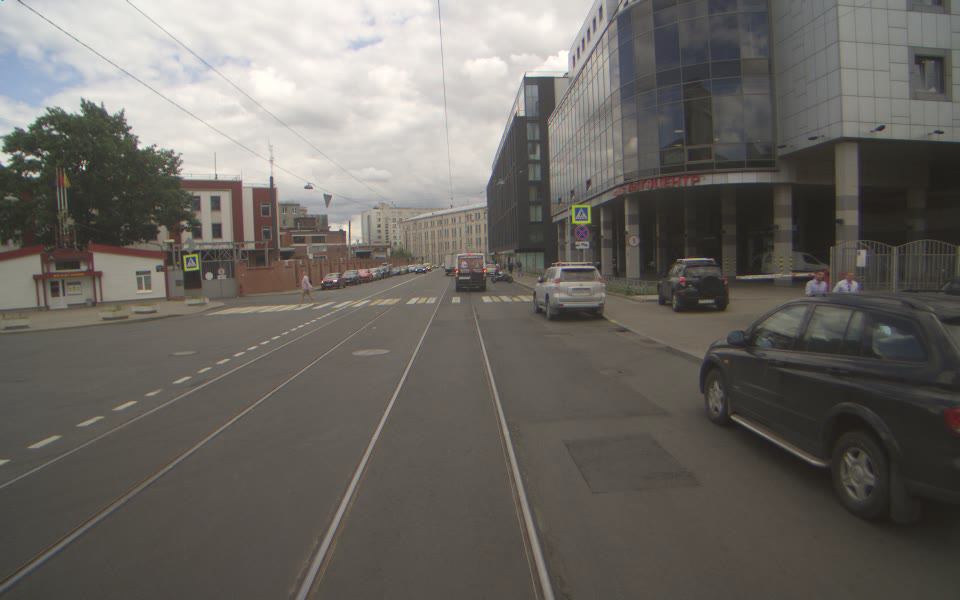
#> input picture data/road.png, 960 x 600 px, found by its file name
$ python task2.py
#> lines starting #> are read from the running program, lines starting #| are printed output that depends on the picture; pictures that were not available may be replaced by others from this repository, and a replacement may not be noted
import cv2
import numpy as np

def getMatrixHomography(pathImg1, pathImg2):
	# Загрузка изображений
#> called with pathImg1 = './data/road.png', pathImg2 = './data/output.png'
	img1 = cv2.imread(pathImg1)
#> img1 is the input picture: shape (600, 960, 3); mean B, G, R 98.6, 103.6, 107.5
	img2 = cv2.imread(pathImg2)
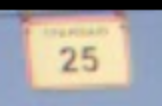
#> input picture Module_4a/data_table25/template.png, 162 x 106 px, given in place of output.png, which was not available
#> img2 is the input picture: shape (106, 162, 3); mean B, G, R 162, 164.9, 169.2

	# Перевод в серое
	gray1 = cv2.cvtColor(img1, cv2.COLOR_BGR2GRAY)
	gray2 = cv2.cvtColor(img2, cv2.COLOR_BGR2GRAY)
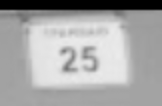
#> gray2: shape (106, 162); min 0, max 235, mean 165.9

	# Обнаружение ключевых точек и их дескрипторов
	sift = cv2.SIFT_create()
	kp1, des1 = sift.detectAndCompute(gray1, None)
#> kp1 = 1204 keypoints; strongest (x, y, size): (84, 168, 2), (36, 175, 4.6), (30, 157, 4.2), (54, 132, 2.9)
	kp2, des2 = sift.detectAndCompute(gray2, None)
#> kp2 = 21 keypoints; strongest (x, y, size): (48, 40, 33.7), (67, 68, 6.7), (64, 51, 4.3), (94, 68, 5)

	# Сопоставление точек
	matcher = cv2.DescriptorMatcher_create(cv2.DescriptorMatcher_FLANNBASED)
	matches = matcher.match(des1, des2)
#> matches = 1204 matches

	# Сортировка сопоставлений по расстоянию между дескрипторами
	matches = sorted(matches, key=lambda x: x.distance)

	# Определение характеристик RANSAC
	ransacReprojThreshold = 5.0
	maxIters = 2000
	confidence = 0.995

	# Выбор лучших сопоставлений при помощи метода RANSAC
	src_pts = np.float32([kp1[m.queryIdx].pt for m in matches]).reshape(-1, 1, 2)
#> src_pts = 1204 rows, first 8: [137, 312.4], [37.48, 294.3], [214, 243.9], [31.63, 127.8], [209.7, 243.7], [833.4, 243.9], [550.8, 117.7], [312, 225.4]
	dst_pts = np.float32([kp2[m.trainIdx].pt for m in matches]).reshape(-1, 1, 2)
#> dst_pts = 1204 rows, first 8: [90.81, 32.23], [71.32, 31.95], [90.81, 32.23], [27.07, 31.63], [71.32, 31.95], [122.3, 26.67], [122.3, 26.67], [122.3, 26.67]
	M, mask = cv2.findHomography(src_pts, dst_pts, cv2.RANSAC, ransacReprojThreshold)
#> M = [[-0.0356, -0.3, 79.82], [-0.035, -0.295, 78.49], [-0.000446, -0.00376, 1]]; mask = 1204 values, max 1 at index 28, min 0 at index 0, mean 0.154

	# Удаление выбросов
	matchesMask = mask.ravel().tolist()
#> matchesMask has the same summary as mask
	good = []
	for i, match in enumerate(matches):
		if matchesMask[i]:
			good.append(match)
#> after the loop, good = 186 matches

	# Отображение сопоставлений
	img3 = cv2.drawMatches(img1, kp1, img2, kp2, good, None, flags=cv2.DrawMatchesFlags_NOT_DRAW_SINGLE_POINTS)
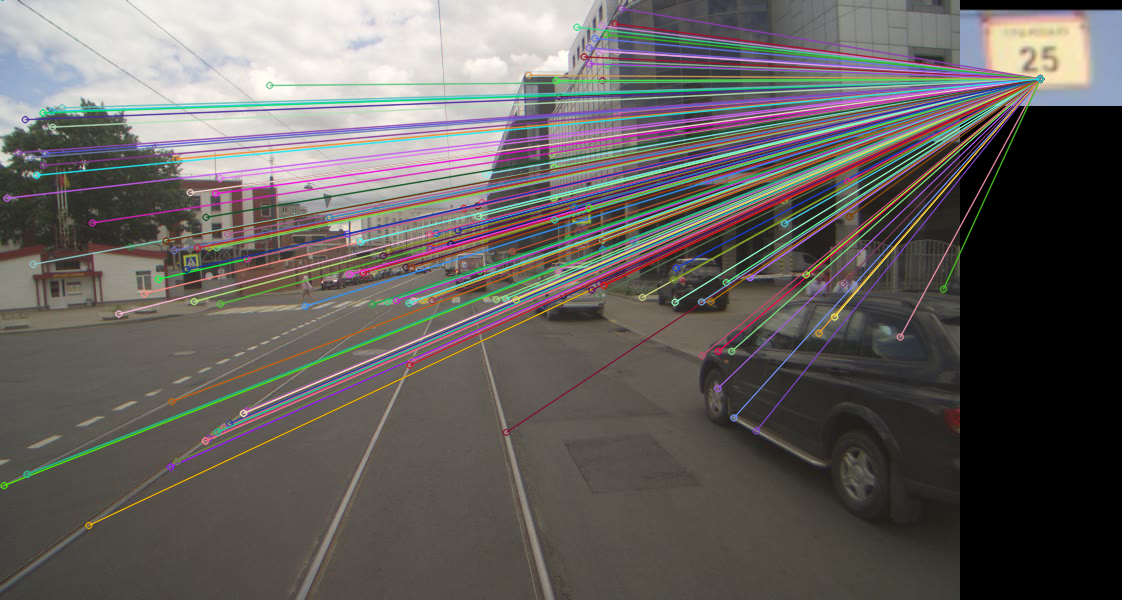
#> img3: shape (600, 1122, 3); mean B, G, R 93.6, 96.2, 100.2

	im_out = cv2.warpPerspective(img1, M, (img2.shape[1], img2.shape[0]))
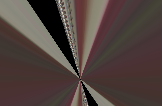
#> im_out: shape (106, 162, 3); mean B, G, R 62.5, 66.4, 80.7
	im_out_gray = cv2.cvtColor(im_out, cv2.COLOR_BGR2GRAY)
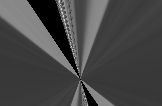
#> im_out_gray: shape (106, 162); min 0, max 224, mean 70.2

	im_out_gray = cv2.resize(im_out_gray, (img2.shape[1], img2.shape[0]))

	# Отображение результата
	cv2.imshow('Matches', img3)
	cv2.imshow('Perspective_img1', im_out)
	cv2.imshow('Source_img2', img2)

	# Функция оценки качества
	k = cv2.getGaussianKernel(3, -1)
	k = cv2.resize(k, (img2.shape[1], img2.shape[0]))
	k = k / k.max()

	abs_diff = cv2.absdiff(gray2, im_out_gray)
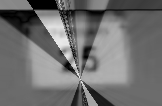
#> abs_diff: shape (106, 162); min 0, max 233, mean 110.8
	gmae = np.sum(k*abs_diff)/(abs_diff.shape[0]*abs_diff.shape[1])
#> gmae = 76.97
	quality = 1 - gmae/255
#> quality = 0.698
	print(f'Quality = {quality:.4f}')
#| Quality = 0.6982

	cv2.waitKey(0)
	cv2.destroyAllWindows()

	return M


if __name__ == "__main__":
	M = getMatrixHomography("./data/road.png", "./data/output.png")
	print(M)
#| [[-3.56043293e-02 -2.99791208e-01  7.98212712e+01]
#|  [-3.49754867e-02 -2.94787494e-01  7.84879090e+01]
#|  [-4.46262600e-04 -3.75567638e-03  1.00000000e+00]]
